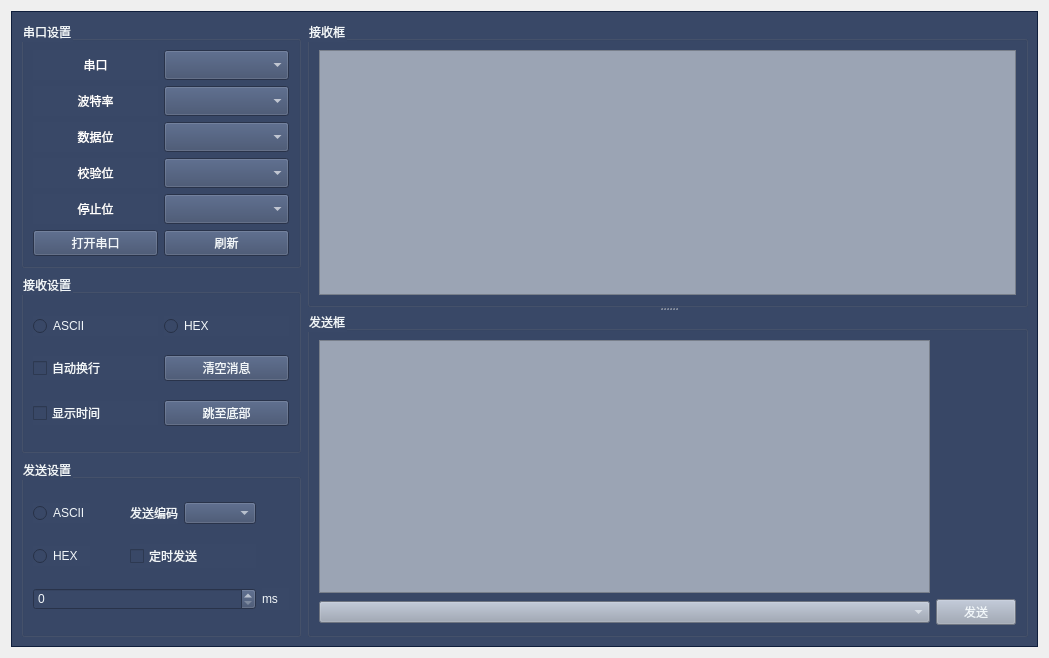
<?xml version="1.0" encoding="UTF-8"?>
<ui version="4.0">
 <class>SendAndReceive</class>
 <widget class="QWidget" name="SendAndReceive">
  <property name="geometry">
   <rect>
    <x>0</x>
    <y>0</y>
    <width>1049</width>
    <height>658</height>
   </rect>
  </property>
  <property name="windowTitle">
   <string>Form</string>
  </property>
  <layout class="QGridLayout" name="gridLayout">
   <item row="0" column="0">
    <widget class="QScrollArea" name="scrollArea">
     <property name="styleSheet">
      <string notr="true">background-color:#14274E;</string>
     </property>
     <property name="widgetResizable">
      <bool>true</bool>
     </property>
     <widget class="QWidget" name="scrollAreaWidgetContents">
      <property name="geometry">
       <rect>
        <x>0</x>
        <y>0</y>
        <width>1025</width>
        <height>634</height>
       </rect>
      </property>
      <property name="styleSheet">
       <string notr="true">background-color:#394867</string>
      </property>
      <layout class="QGridLayout" name="gridLayout_7">
       <item row="0" column="0">
        <widget class="QGroupBox" name="groupBox_3">
         <property name="maximumSize">
          <size>
           <width>280</width>
           <height>16777215</height>
          </size>
         </property>
         <property name="styleSheet">
          <string notr="true">font: 75 8pt &quot;微软雅黑&quot;;
color:#F1F6F9;</string>
         </property>
         <property name="title">
          <string>串口设置</string>
         </property>
         <layout class="QGridLayout" name="gridLayout_4">
          <item row="4" column="1">
           <widget class="QComboBox" name="cb_stopBit">
            <property name="minimumSize">
             <size>
              <width>0</width>
              <height>30</height>
             </size>
            </property>
            <property name="styleSheet">
             <string notr="true">QComboBox{
color:white;
}</string>
            </property>
           </widget>
          </item>
          <item row="0" column="0">
           <widget class="QLabel" name="label">
            <property name="styleSheet">
             <string notr="true">QLabel{
font: 12pt &quot;微软雅黑&quot;;
color: white;
}</string>
            </property>
            <property name="text">
             <string>串口</string>
            </property>
            <property name="alignment">
             <set>Qt::AlignCenter</set>
            </property>
           </widget>
          </item>
          <item row="2" column="1">
           <widget class="QComboBox" name="cb_dataBit">
            <property name="minimumSize">
             <size>
              <width>0</width>
              <height>30</height>
             </size>
            </property>
            <property name="styleSheet">
             <string notr="true">QComboBox{
color:white;
}</string>
            </property>
           </widget>
          </item>
          <item row="1" column="0">
           <widget class="QLabel" name="label_2">
            <property name="styleSheet">
             <string notr="true">QLabel{
font: 12pt &quot;微软雅黑&quot;;
color: white;
}</string>
            </property>
            <property name="text">
             <string>波特率</string>
            </property>
            <property name="alignment">
             <set>Qt::AlignCenter</set>
            </property>
           </widget>
          </item>
          <item row="3" column="1">
           <widget class="QComboBox" name="cb_checkBit">
            <property name="minimumSize">
             <size>
              <width>0</width>
              <height>30</height>
             </size>
            </property>
            <property name="styleSheet">
             <string notr="true">QComboBox{
color:white;
}</string>
            </property>
           </widget>
          </item>
          <item row="1" column="1">
           <widget class="QComboBox" name="cb_portBaud">
            <property name="minimumSize">
             <size>
              <width>0</width>
              <height>30</height>
             </size>
            </property>
            <property name="styleSheet">
             <string notr="true">QComboBox{
color:white;
}</string>
            </property>
           </widget>
          </item>
          <item row="3" column="0">
           <widget class="QLabel" name="label_4">
            <property name="styleSheet">
             <string notr="true">QLabel{
font: 12pt &quot;微软雅黑&quot;;
color: white;
}</string>
            </property>
            <property name="text">
             <string>校验位</string>
            </property>
            <property name="alignment">
             <set>Qt::AlignCenter</set>
            </property>
           </widget>
          </item>
          <item row="2" column="0">
           <widget class="QLabel" name="label_3">
            <property name="styleSheet">
             <string notr="true">QLabel{
font: 12pt &quot;微软雅黑&quot;;
color: white;
}</string>
            </property>
            <property name="text">
             <string>数据位</string>
            </property>
            <property name="alignment">
             <set>Qt::AlignCenter</set>
            </property>
           </widget>
          </item>
          <item row="0" column="1">
           <widget class="QComboBox" name="cb_portName">
            <property name="minimumSize">
             <size>
              <width>0</width>
              <height>30</height>
             </size>
            </property>
            <property name="styleSheet">
             <string notr="true">QComboBox{
color:white;
}</string>
            </property>
           </widget>
          </item>
          <item row="4" column="0">
           <widget class="QLabel" name="label_5">
            <property name="styleSheet">
             <string notr="true">QLabel{
font: 12pt &quot;微软雅黑&quot;;
color: white;
}</string>
            </property>
            <property name="text">
             <string>停止位</string>
            </property>
            <property name="alignment">
             <set>Qt::AlignCenter</set>
            </property>
           </widget>
          </item>
          <item row="5" column="0">
           <widget class="QPushButton" name="btn_openSport">
            <property name="text">
             <string>打开串口</string>
            </property>
           </widget>
          </item>
          <item row="5" column="1">
           <widget class="QPushButton" name="btn_flash">
            <property name="text">
             <string>刷新</string>
            </property>
           </widget>
          </item>
         </layout>
        </widget>
       </item>
       <item row="0" column="1" rowspan="3">
        <widget class="QSplitter" name="splitter">
         <property name="orientation">
          <enum>Qt::Vertical</enum>
         </property>
         <widget class="QGroupBox" name="groupBox">
          <property name="styleSheet">
           <string notr="true">font: 75 8pt &quot;微软雅黑&quot;;
color:#F1F6F9;</string>
          </property>
          <property name="title">
           <string>接收框</string>
          </property>
          <layout class="QGridLayout" name="gridLayout_2">
           <item row="0" column="0">
            <widget class="QPlainTextEdit" name="te_rec">
             <property name="styleSheet">
              <string notr="true">color:black;
background-color:#9BA4B4;</string>
             </property>
            </widget>
           </item>
          </layout>
         </widget>
         <widget class="QGroupBox" name="groupBox_2">
          <property name="styleSheet">
           <string notr="true">font: 75 8pt &quot;微软雅黑&quot;;
color:#F1F6F9;</string>
          </property>
          <property name="title">
           <string>发送框</string>
          </property>
          <layout class="QGridLayout" name="gridLayout_3">
           <item row="2" column="1">
            <widget class="QPushButton" name="btn_send">
             <property name="maximumSize">
              <size>
               <width>100</width>
               <height>16777215</height>
              </size>
             </property>
             <property name="styleSheet">
              <string notr="true">background-color:#9BA4B4;
</string>
             </property>
             <property name="text">
              <string>发送</string>
             </property>
            </widget>
           </item>
           <item row="2" column="0">
            <widget class="QComboBox" name="cb_historySend">
             <property name="styleSheet">
              <string notr="true">background-color: #9BA4B4;</string>
             </property>
            </widget>
           </item>
           <item row="1" column="0">
            <widget class="QTextEdit" name="te_send">
             <property name="styleSheet">
              <string notr="true">color:black;
background-color:#9BA4B4;</string>
             </property>
            </widget>
           </item>
          </layout>
         </widget>
        </widget>
       </item>
       <item row="1" column="0">
        <widget class="QGroupBox" name="groupBox_5">
         <property name="styleSheet">
          <string notr="true">font: 75 8pt &quot;微软雅黑&quot;;
color:#F1F6F9;</string>
         </property>
         <property name="title">
          <string>接收设置</string>
         </property>
         <layout class="QGridLayout" name="gridLayout_5">
          <item row="1" column="1">
           <widget class="QPushButton" name="btn_clear">
            <property name="text">
             <string>清空消息</string>
            </property>
           </widget>
          </item>
          <item row="1" column="0">
           <widget class="QCheckBox" name="cb_autoWrap">
            <property name="text">
             <string>自动换行</string>
            </property>
           </widget>
          </item>
          <item row="0" column="1">
           <widget class="QRadioButton" name="rbtn_rec_HEX">
            <property name="text">
             <string>HEX</string>
            </property>
           </widget>
          </item>
          <item row="0" column="0">
           <widget class="QRadioButton" name="rbtn_rec_ASCII">
            <property name="text">
             <string>ASCII</string>
            </property>
           </widget>
          </item>
          <item row="2" column="0">
           <widget class="QCheckBox" name="cb_showTime">
            <property name="text">
             <string>显示时间</string>
            </property>
           </widget>
          </item>
          <item row="2" column="1">
           <widget class="QPushButton" name="btn_followRoll">
            <property name="text">
             <string>跳至底部</string>
            </property>
            <property name="checkable">
             <bool>false</bool>
            </property>
           </widget>
          </item>
         </layout>
        </widget>
       </item>
       <item row="2" column="0">
        <widget class="QGroupBox" name="groupBox_4">
         <property name="styleSheet">
          <string notr="true">font: 75 8pt &quot;微软雅黑&quot;;
color:#F1F6F9;</string>
         </property>
         <property name="title">
          <string>发送设置</string>
         </property>
         <layout class="QGridLayout" name="gridLayout_6">
          <item row="3" column="3">
           <widget class="QLabel" name="label_6">
            <property name="text">
             <string>ms</string>
            </property>
           </widget>
          </item>
          <item row="2" column="0">
           <widget class="QRadioButton" name="rbtn_send_HEX">
            <property name="text">
             <string>HEX</string>
            </property>
           </widget>
          </item>
          <item row="2" column="2">
           <widget class="QCheckBox" name="cb_sendTimed">
            <property name="text">
             <string>定时发送</string>
            </property>
           </widget>
          </item>
          <item row="3" column="0" colspan="3">
           <widget class="QSpinBox" name="sb_timeSet"/>
          </item>
          <item row="0" column="0">
           <widget class="QRadioButton" name="rbtn_send_ASCII">
            <property name="text">
             <string>ASCII</string>
            </property>
           </widget>
          </item>
          <item row="0" column="2">
           <layout class="QHBoxLayout" name="horizontalLayout">
            <item>
             <widget class="QLabel" name="label_7">
              <property name="text">
               <string>发送编码</string>
              </property>
             </widget>
            </item>
            <item>
             <widget class="QComboBox" name="cb_encode"/>
            </item>
           </layout>
          </item>
         </layout>
        </widget>
       </item>
      </layout>
     </widget>
    </widget>
   </item>
  </layout>
 </widget>
 <resources/>
 <connections/>
</ui>
